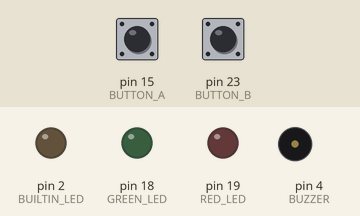
Simulated run of this sketch. Board: Arduino Mega 2560, built with avr-gcc and run on an emulated ATmega2560. Parts: output pins drawn as LEDs (lit = HIGH), buzzer (waves = sounding). Inputs (shaded band) come from the test bench; at power-on: pin 15 (BUTTON_A) HIGH, pin 23 (BUTTON_B) HIGH.

Above: at 1.2 s.
1.3 s: pin 15 (BUTTON_A) pulled LOW for 0.15 s
At 1.37 s:
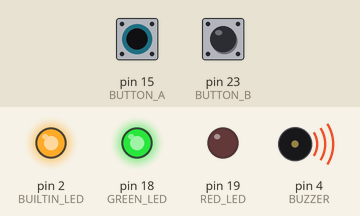
2.9 s: pin 23 (BUTTON_B) pulled LOW for 0.15 s
At 2.97 s:
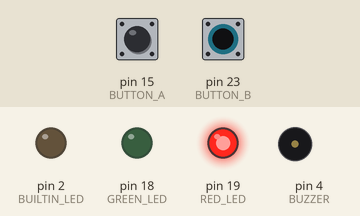
4.5 s: pin 23 (BUTTON_B) pulled LOW for 3.2 s
At 8.8 s:
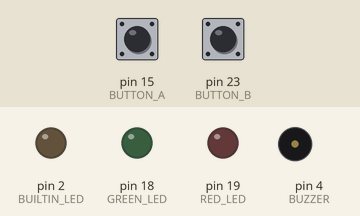
9.2 s: pin 15 (BUTTON_A) pulled LOW for 3.2 s
At 10.0 s:
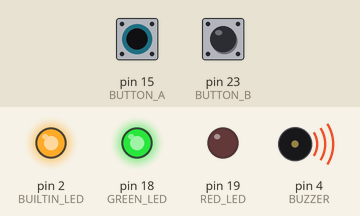
13.9 s: pin 15 (BUTTON_A) driven LOW and pin 23 (BUTTON_B) driven LOW
At 14.8 s:
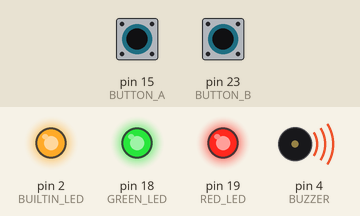
Timing chart, 0 to 16.4 s (numbered marks = the images above; inputs shaded):
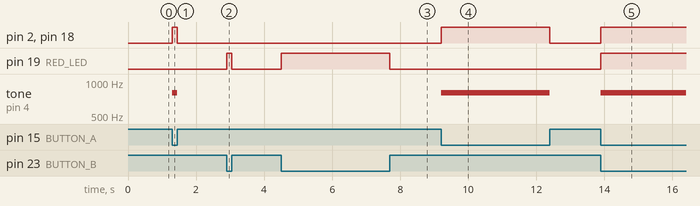

Measured:
- after the input at 1.3 s, pin 2 (BUILTIN_LED), pin 18 (GREEN_LED): LOW → HIGH at once, → LOW 0.15 s later; tone on pin 4 (BUZZER): silent → 800 Hz at once, → silent 0.15 s later
- after the input at 2.9 s, pin 19 (RED_LED): LOW → HIGH at once, → LOW 0.15 s later
- after the input at 4.5 s, pin 19 (RED_LED): LOW → HIGH at once, → LOW 3.2 s later
- after the input at 9.2 s, pin 2 (BUILTIN_LED), pin 18 (GREEN_LED): LOW → HIGH at once, → LOW 3.2 s later; tone on pin 4 (BUZZER): silent → 800 Hz at once, → silent 3.2 s later
- after the input at 13.9 s, pin 2 (BUILTIN_LED), pin 18 (GREEN_LED), pin 19 (RED_LED): LOW → HIGH at once; tone on pin 4 (BUZZER): silent → 800 Hz at once

The sketch:

bonus_4_sound_signal.ino
```cpp
// Project 01, Bonus 4 - Sound Signal (after Chapter 6)
// The buzzer sounds while Button A is held, together with the lamp.

const int BUTTON_A    = 15;
const int BUTTON_B    = 23;
const int GREEN_LED   = 18;
const int RED_LED     = 19;
const int BUILTIN_LED = 2;
const int BUZZER      = 4;    // passive buzzer on GPIO 4

void setup() {
  pinMode(BUTTON_A, INPUT_PULLUP);
  pinMode(BUTTON_B, INPUT_PULLUP);
  pinMode(GREEN_LED, OUTPUT);
  pinMode(RED_LED, OUTPUT);
  pinMode(BUILTIN_LED, OUTPUT);
}

void loop() {
  bool aPressed = (digitalRead(BUTTON_A) == LOW);
  digitalWrite(GREEN_LED, aPressed);
  digitalWrite(BUILTIN_LED, aPressed);
  digitalWrite(RED_LED, digitalRead(BUTTON_B) == LOW);

  if (aPressed) {
    tone(BUZZER, 800);        // a steady 800 Hz beep, like a radio operator
  } else {
    noTone(BUZZER);
  }
}
```
